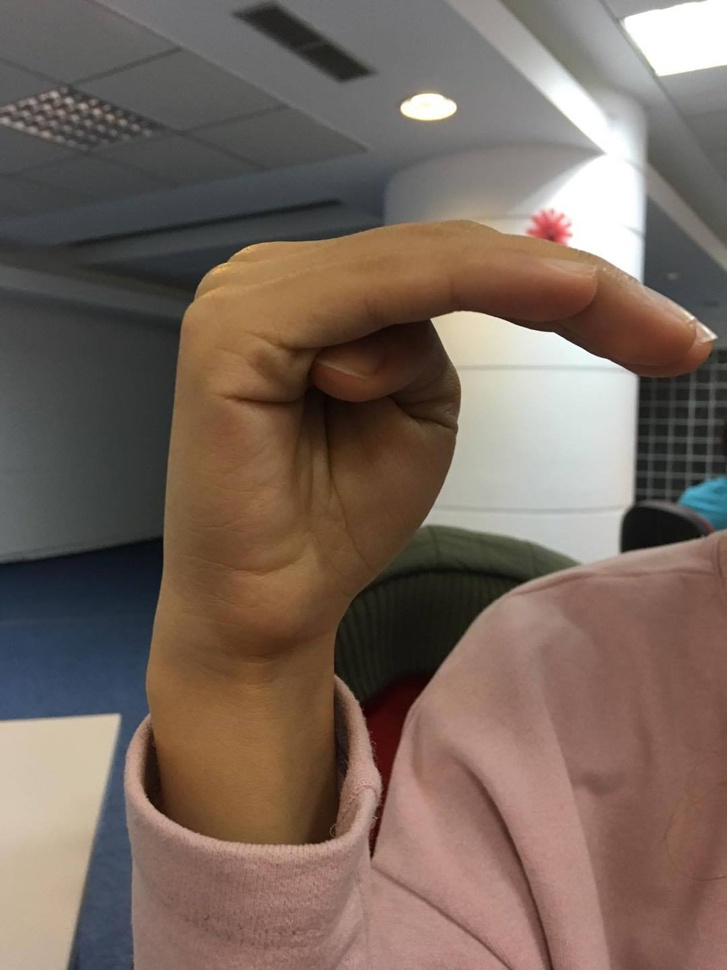
//> input picture br/90.jpg, 727 x 970 px, shrunk from 1080 x 1440 before the run, given in place of the camera
$ ./red_object   (built with g++ and OpenCV 4)
//> lines starting //> are read from the running program, lines starting //| are printed output that depends on the picture; after the words box and inside, x2 and y2 are one past the last pixel; in counts of white or black regions, pixels touching at a corner belong together
#include <iostream>
#include "opencv2/highgui/highgui.hpp"
#include "opencv2/imgproc/imgproc.hpp"

using namespace cv;
using namespace std;

int main(int argc, char** argv)
{
	VideoCapture cap(0); //capture the video from web cam

	if (!cap.isOpened())  // if not success, exit program
	{
		cout << "Cannot open the web cam" << endl;
		return -1;
	}

	namedWindow("Control", CV_WINDOW_AUTOSIZE); //create a window called "Control"

	int iLowH = 0;
	int iHighH = 179;

	int iLowS = 0;
	int iHighS = 255;

	int iLowV = 0;
	int iHighV = 255;

	//Create trackbars in "Control" window
	cvCreateTrackbar("LowH", "Control", &iLowH, 179); //Hue (0 - 179)
//> slider 'LowH' is set to 35
	cvCreateTrackbar("HighH", "Control", &iHighH, 179);

	cvCreateTrackbar("LowS", "Control", &iLowS, 255); //Saturation (0 - 255)
//> slider 'LowS' is set to 51
	cvCreateTrackbar("HighS", "Control", &iHighS, 255);

	cvCreateTrackbar("LowV", "Control", &iLowV, 255); //Value (0 - 255)
//> slider 'LowV' is set to 51
	cvCreateTrackbar("HighV", "Control", &iHighV, 255);

	while (true)
	{
		Mat imgOriginal;

		bool bSuccess = cap.read(imgOriginal); // read a new frame from video
//> imgOriginal is the input picture: 970 rows x 727 cols, CV_8UC3; mean B, G, R 93.1, 103, 119.9

		if (!bSuccess) //if not success, break loop
		{
			cout << "Cannot read a frame from video stream" << endl;
			break;
		}

		Mat imgHSV;

		cvtColor(imgOriginal, imgHSV, COLOR_BGR2HSV); //Convert the captured frame from BGR to HSV
//> imgHSV: 970 rows x 727 cols, CV_8UC3; mean H, S, V 33.3, 68, 122.3

		Mat imgThresholded;

		inRange(imgHSV, Scalar(iLowH, iLowS, iLowV), Scalar(iHighH, iHighS, iHighV), imgThresholded); //Threshold the image
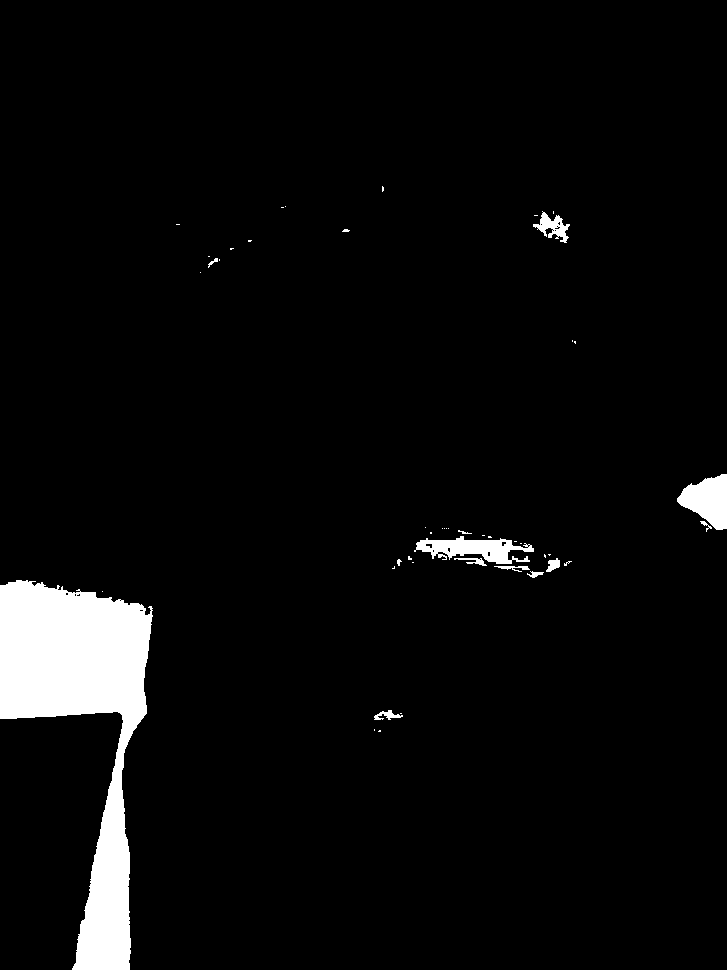
//> imgThresholded: 970 rows x 727 cols, CV_8UC1; 4.4% white; 47 white regions (34 under 20 px), largest, box (x1, y1, x2, y2) and area: (0, 580, 153, 970) 25950, (677, 474, 727, 530) 1776, (414, 536, 534, 564) 1734

		//morphological opening (remove small objects from the foreground)
		erode(imgThresholded, imgThresholded, getStructuringElement(MORPH_ELLIPSE, Size(5, 5)));
		dilate(imgThresholded, imgThresholded, getStructuringElement(MORPH_ELLIPSE, Size(5, 5)));

		//morphological closing (fill small holes in the foreground)
		dilate(imgThresholded, imgThresholded, getStructuringElement(MORPH_ELLIPSE, Size(5, 5)));
		erode(imgThresholded, imgThresholded, getStructuringElement(MORPH_ELLIPSE, Size(5, 5)));
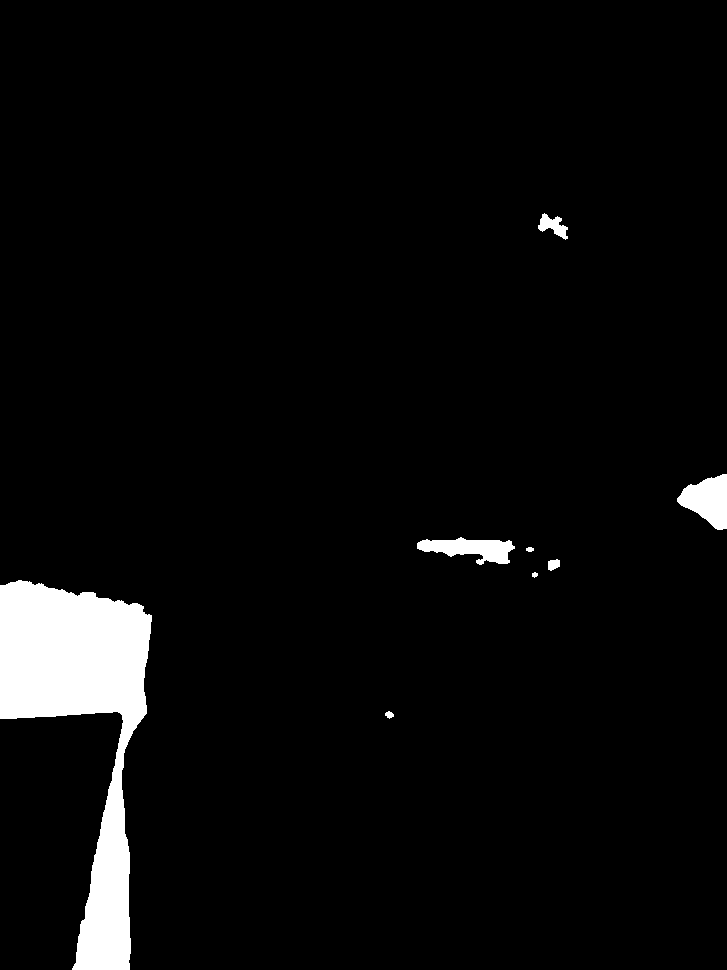
//> imgThresholded: 970 rows x 727 cols, CV_8UC1; 4.2% white; 8 white regions, largest, box (x1, y1, x2, y2) and area: (0, 580, 152, 970) 25841, (677, 474, 727, 530) 1770, (417, 537, 515, 565) 1538

		imshow("Thresholded Image", imgThresholded); //show the thresholded image
		imshow("Original", imgOriginal); //show the original image

		if (waitKey(30) == 27) //wait for 'esc' key press for 30ms. If 'esc' key is pressed, break loop
//> the Esc key is pressed
		{
			cout << "esc key is pressed by user" << endl;
			break;
		}
	}

	return 0;

}

$ run again, on br/obama - Copy.jpg
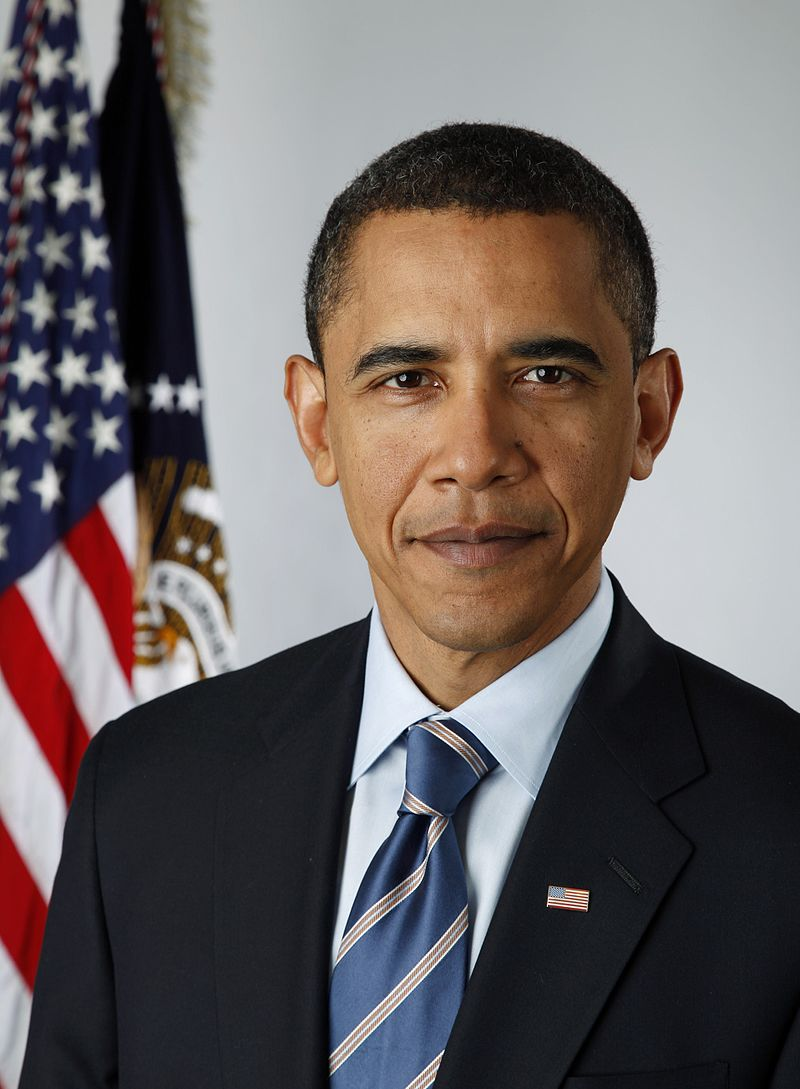
//> input picture br/obama - Copy.jpg, 800 x 1089 px, given in place of the camera
//> imgOriginal is the input picture: 1089 rows x 800 cols, CV_8UC3; mean B, G, R 100.6, 100.6, 107.9
//> imgHSV: 1089 rows x 800 cols, CV_8UC3; mean H, S, V 87.3, 64.3, 115.9
//> `inRange(imgHSV, Scalar(iLowH, iLowS, iLowV), Scalar(iHighH, iHighS, iH..`:
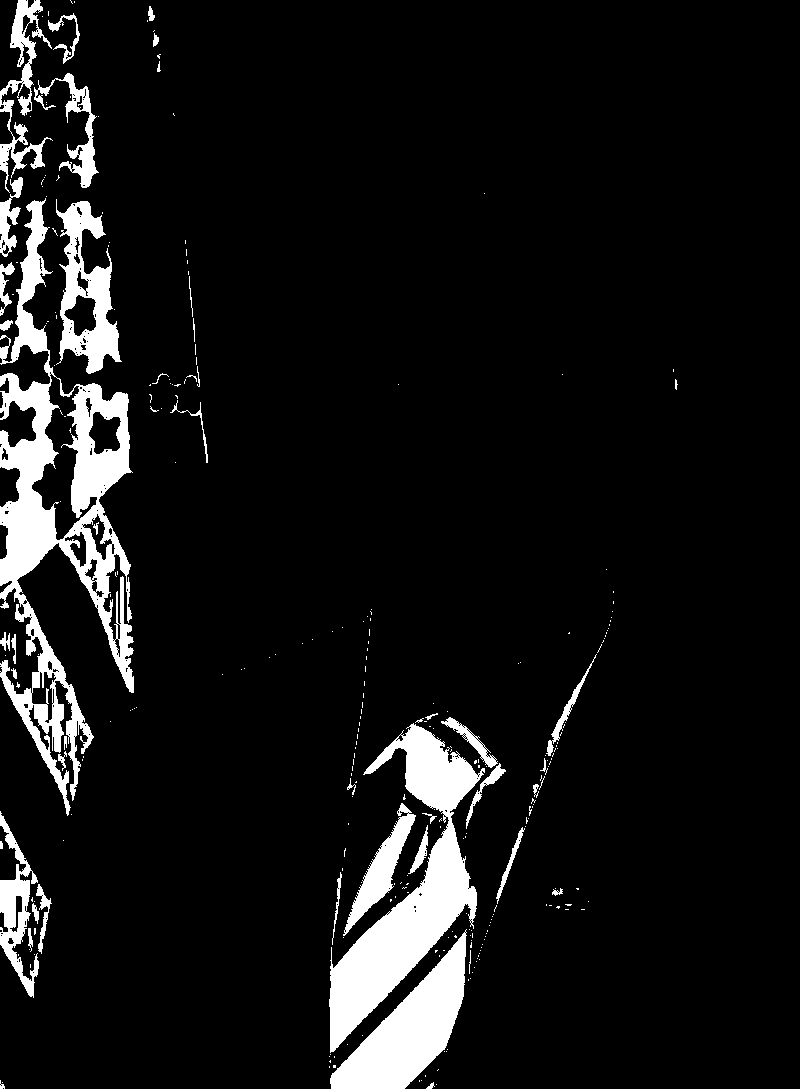
//> imgThresholded: 1089 rows x 800 cols, CV_8UC1; 8.2% white; 292 white regions (246 under 20 px), largest, box (x1, y1, x2, y2) and area: (0, 198, 134, 816) 24662, (329, 723, 485, 1053) 16441, (330, 929, 467, 1089) 9089
//> `erode(imgThresholded, imgThresholded, getStructuringElement(MORPH_ELLI..`:
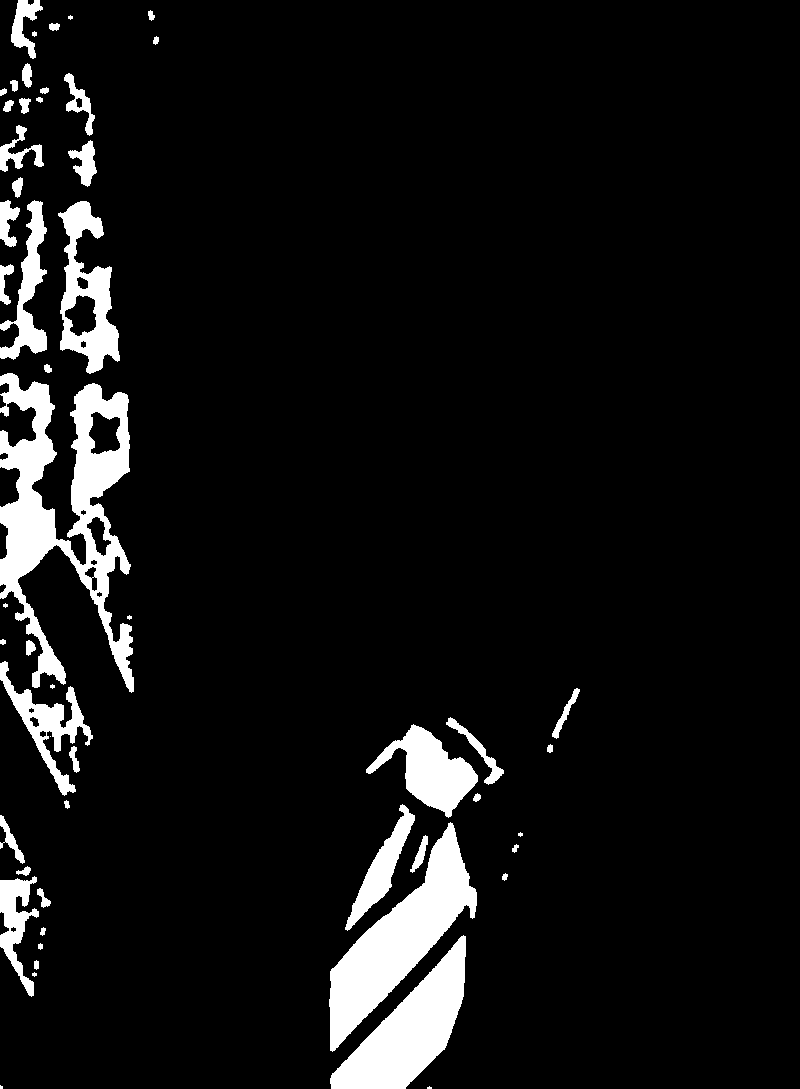
//> imgThresholded: 1089 rows x 800 cols, CV_8UC1; 7.5% white; 54 white regions (9 under 20 px), largest, box (x1, y1, x2, y2) and area: (0, 373, 134, 693) 17368, (329, 822, 477, 1052) 11699, (330, 935, 466, 1089) 9075
